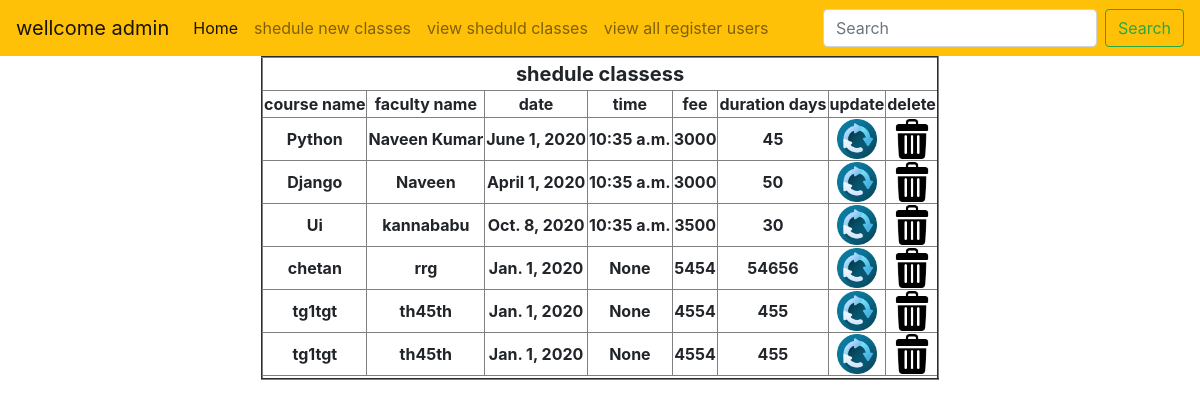
The app's page /view_all_shedule_classes/, older data.
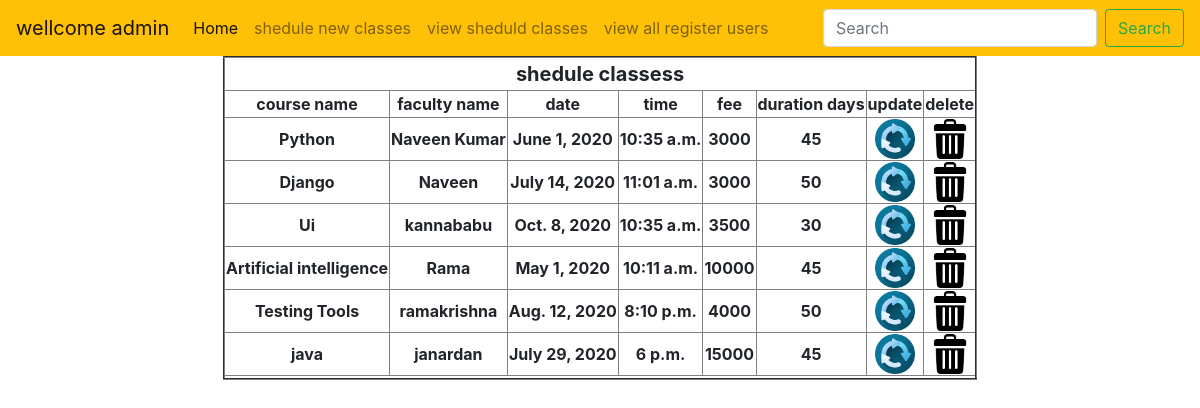
The same page, newer data.
### app0101/models.py (models this page shows, shortened)
class new_shedule_class_model(models.Model):
    idno = models.AutoField(primary_key=True)
    name = models.CharField(max_length=100)
    faculty_name = models.CharField(max_length=100)
    date = models.DateField(max_length=100)
    time = models.TimeField(max_length=100)
    fee = models.IntegerField()
    durtion_days = models.IntegerField()

### app0101/views.py (the view)
# urls.py: path('view_all_shedule_classes/',views.view_all_shedule_classes,name='view_all_shedule_classes'),
def view_all_shedule_classes(request):
    context = new_shedule_class_model.objects.all()
    return render(request, 'view_all_shedule_classes.html', {'show_all_classess':context})

### templates/view_all_shedule_classes.html (shortened to what this page needs)
{% extends 'admin_common_page.html' %}
{% load static %}
{% block acomn %}
    <table align="center" border="2">
    {% if show_all_classess %}
    <tr>
        <th colspan="10" style="text-align: center;font-size: 20px">
            shedule classess
        </th>
    </tr>
    <tr>
        <th> course name   </th>
        <th> faculty name   </th>
        <th> date   </th>
        <th> time</th>
        <th> fee   </th>
        <th> duration days   </th>
        <th>update</th>
        <th>delete</th>
    </tr>
    {% for i in show_all_classess %}
        <tr>
            <th> {{ i.name }}  </th>
            <th> {{ i.faculty_name }}  </th>
            <th> {{ i.date }}  </th>
            <th> {{ i.time }}</th>
            <th> {{ i.fee }}  </th>
            <th> {{ i.durtion_days }}  </th>
            <th>
                <a href="{% url 'update_shedule_classes' %}?upda={{ i.idno }}">
                    <img src="{% static 'images/update.png' %} "width="40"height="40">
                </a>
            </th>
            <th>
               <a href="{% url 'Delete_Shedule_class' %}?Deleteidno={{ i.idno }}">
                   <img src="{% static 'images/delete icons/trash.png' %}" width="40" height="40">
               </a>
            </th>
        </tr>
    {% endfor %}
    <tr>
        <th colspan="10" style="text-align: center">
        </th>
    </tr>
    {% endif %}
    </table>
{% endblock %}

### templates/admin_common_page.html (shortened to what this page needs)
<!doctype html>
<html lang="en">
  <head>
    <link rel="stylesheet" href="https://stackpath.bootstrapcdn.com/bootstrap/4.5.0/css/bootstrap.min.css">
  </head>
  <body>
  <nav class="navbar navbar-expand-lg navbar-light bg-warning">
  <a class="navbar-brand" href="#">wellcome admin</a>
  <div class="collapse navbar-collapse" id="navbarSupportedContent">
    <ul class="navbar-nav mr-auto">
      <li class="nav-item active">
        <a class="nav-link" href="{% url 'main' %}">Home <span class="sr-only">(current)</span></a>
      </li>
      <li class="nav-item">
        <a class="nav-link" href="{% url 'shedule_new_classes' %}">shedule new classes</a>
             <li class="nav-item">
        <a class="nav-link" href="{% url 'view_all_shedule_classes' %}">view sheduld classes</a>
        <li class="nav-item">
        <a class="nav-link" href="{% url 'view_all_registerd_users' %}">view all register users</a>
    </ul>
    <form class="form-inline my-2 my-lg-0">
      <input class="form-control mr-sm-2" type="search" placeholder="Search" aria-label="Search">
      <button class="btn btn-outline-success my-2 my-sm-0" type="submit">Search</button>
    </form>
  </div>
</nav>
    {% block acomn %}
    {% endblock %}
  </body>
</html>

### templates/view_all_shedule_classes.html (style rules this page uses)
th { text-align: center; }

Row changes from the older to the newer data that the page shows:
removed new_shedule_class_model: name "chetan", faculty_name "rrg", date "Jan. 1, 2020", time "None", fee "5454", durtion_days "54656"
removed new_shedule_class_model: name "tg1tgt", faculty_name "th45th", date "Jan. 1, 2020", time "None", fee "4554", durtion_days "455"
removed new_shedule_class_model: name "tg1tgt", faculty_name "th45th", date "Jan. 1, 2020", time "None", fee "4554", durtion_days "455"
changed new_shedule_class_model "Django": date "April 1, 2020" → "July 14, 2020"; time "10:35 a.m." → "11:01 a.m."
added new_shedule_class_model: name "Artificial intelligence", faculty_name "Rama", date "May 1, 2020", time "10:11 a.m.", fee "10000", durtion_days "45"
added new_shedule_class_model: name "Testing Tools", faculty_name "ramakrishna", date "Aug. 12, 2020", time "8:10 p.m.", fee "4000", durtion_days "50"
added new_shedule_class_model: name "java", faculty_name "janardan", date "July 29, 2020", time "6 p.m.", fee "15000", durtion_days "45"
